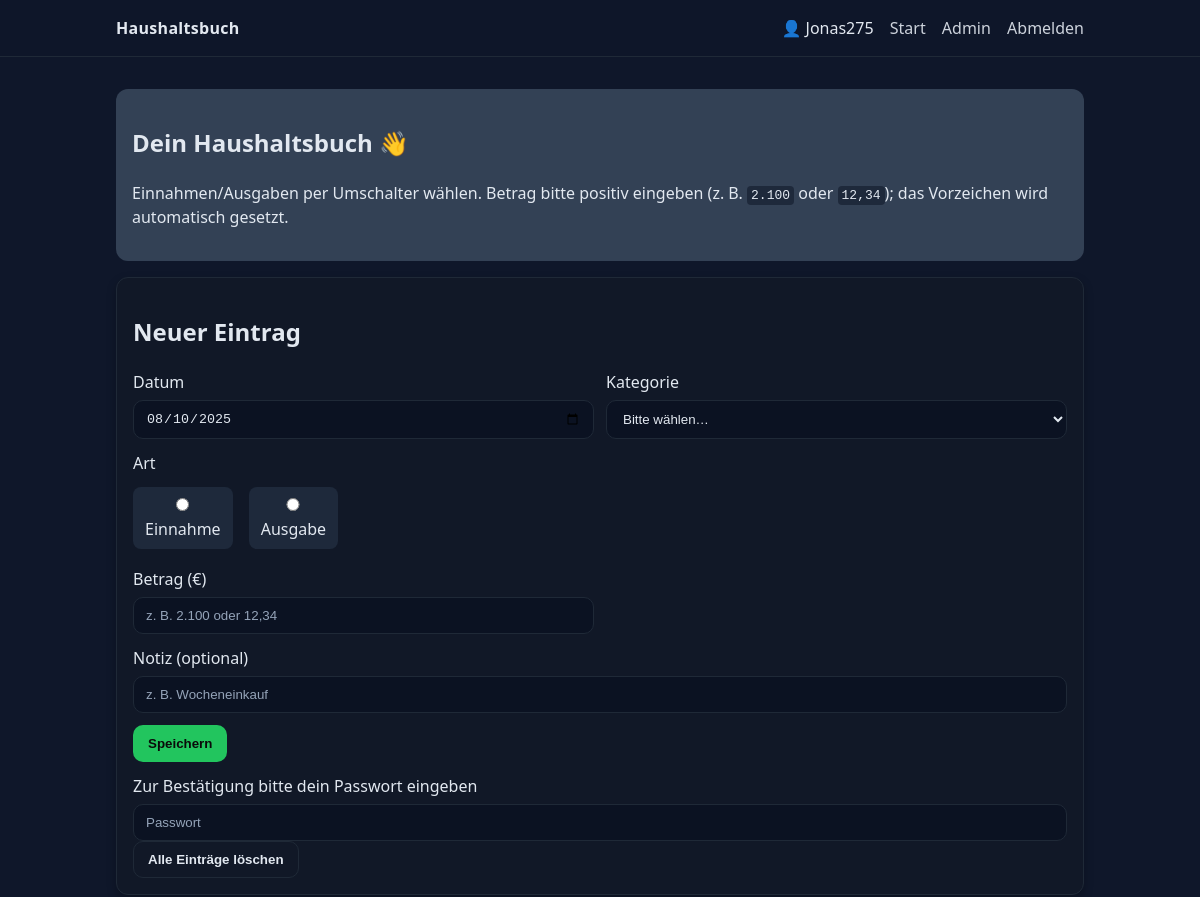
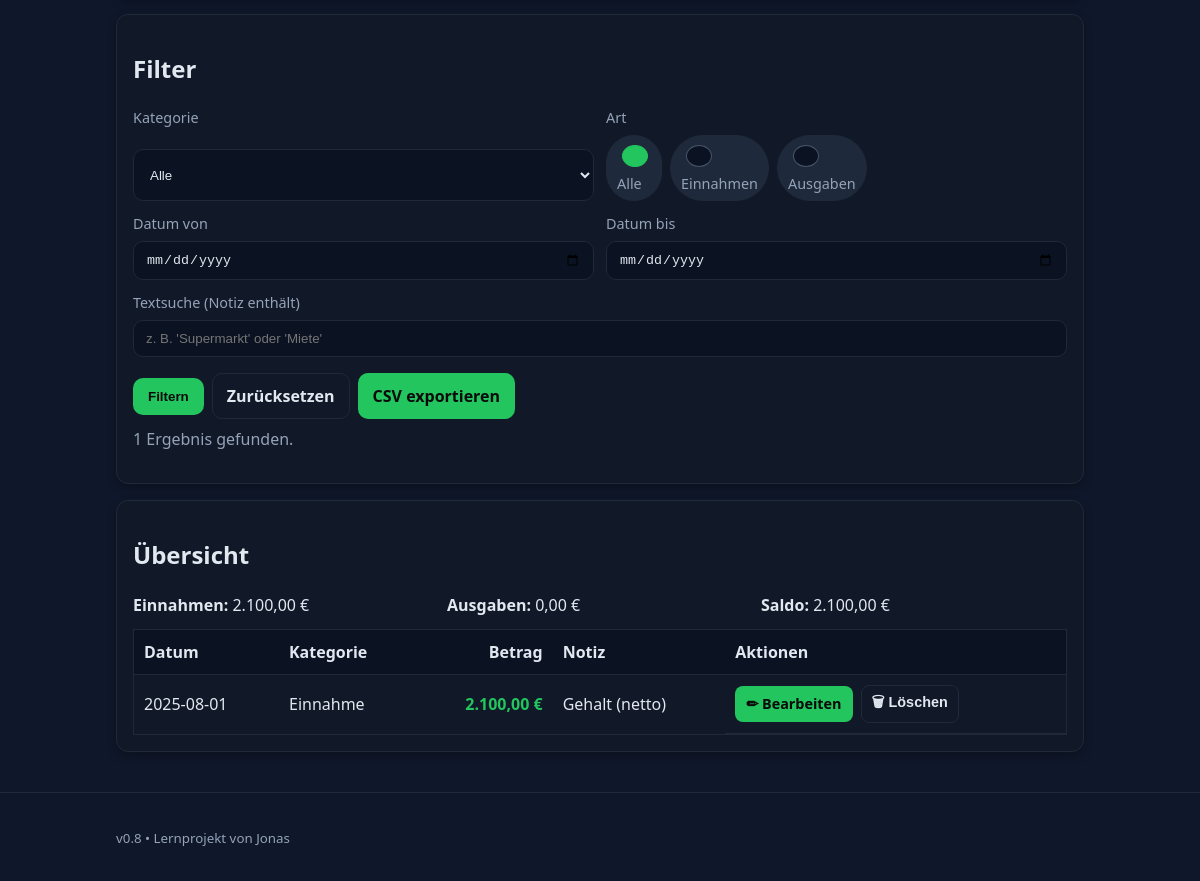
The page / (signed in) on the database its author committed (2 pictures, top to bottom).
### tables this page shows
CREATE TABLE users (
              id INTEGER PRIMARY KEY AUTOINCREMENT,
              email TEXT UNIQUE NOT NULL,
              name TEXT NOT NULL,
              password_hash TEXT NOT NULL,
              created_at TEXT DEFAULT CURRENT_TIMESTAMP
            , is_admin INTEGER DEFAULT 0);

CREATE TABLE entries (
                id INTEGER PRIMARY KEY AUTOINCREMENT,
                date TEXT NOT NULL,
                category TEXT NOT NULL,
                amount REAL NOT NULL,
                note TEXT,
                created_at TEXT DEFAULT CURRENT_TIMESTAMP
            , user_id INTEGER REFERENCES users(id));

### app.py (the view)
@app.get("/")
@login_required
def home():
    init_db()
    where_sql, params, filters = build_filter_from_args(request.args)
    entries = fetch_entries(where_sql, params)
    total_income, total_expense, balance = compute_totals(where_sql, params)
    query_str = request.query_string.decode("utf-8") if request.query_string else ""
    return render_template(
        "index.html",
        app_name="Haushaltsbuch",
        entries=entries,
        categories=CATEGORIES,
        today=date.today().isoformat(),
        total_income=total_income,
        total_expense=total_expense,
        balance=balance,
        filters=filters,
        result_count=len(entries),
        user=current_user,
        query_str=query_str,
    )

### app.py (called while the page is built)
@login_manager.user_loader
def load_user(user_id: str):
    u = get_user_by_id(user_id)
    if not u:
        return None
    return DBUser(u["id"], u["email"], u["name"], u.get("is_admin", 0))

def get_conn():
    conn = sqlite3.connect(DB_PATH)
    conn.row_factory = sqlite3.Row
    return conn

def bootstrap_admin_if_configured():
    if not ADMIN_EMAIL:
        return
    with get_conn() as conn:
        row = conn.execute(
            "SELECT id FROM users WHERE email = ?",
            (ADMIN_EMAIL.lower().strip(),)
        ).fetchone()
        if row:
            conn.execute("UPDATE users SET is_admin = 1 WHERE id = ?", (row["id"],))

def get_user_by_id(user_id: str):
    with get_conn() as conn:
        row = conn.execute("SELECT * FROM users WHERE id = ?", (user_id,)).fetchone()
        return dict(row) if row else None

def fetch_entries(where_sql: str = "", params: list | None = None):
    params = params or []
    with get_conn() as conn:
        rows = conn.execute(
            f"""
            SELECT id, date, category, amount, note
            FROM entries
            WHERE user_id = ?{(' AND ' + where_sql[7:]) if where_sql.startswith(' WHERE') else ''}
            ORDER BY id DESC
            """,
            [current_user.id] + params,
        ).fetchall()
        return [dict(r) for r in rows]

def compute_totals(where_sql: str = "", params: list | None = None):
    params = params or []
    with get_conn() as conn:
        row = conn.execute(
            f"""
            SELECT
              COALESCE(SUM(CASE WHEN amount > 0 THEN amount END), 0) AS income,
              COALESCE(SUM(CASE WHEN amount < 0 THEN amount END), 0) AS expense
            FROM entries
            WHERE user_id = ?{(' AND ' + where_sql[7:]) if where_sql.startswith(' WHERE') else ''}
            """,
            [current_user.id] + params,
        ).fetchone()
        income = float(row["income"])
        expense = float(row["expense"])  # negativ
        balance = income + expense
        return income, expense, balance

@app.template_filter("euro")
def format_euro(value) -> str:
    try:
        v = float(value)
    except Exception:
        return str(value)
    sign = "-" if v < 0 else ""
    v = abs(v)
    s = f"{v:,.2f}".replace(",", "X").replace(".", ",").replace("X", ".")
    return f"{sign}{s}"

### templates/index.html (shortened to what this page needs)
{% extends "base.html" %}
{% block content %}
  <section class="hero">
    <h1>Dein {{ app_name }} 👋</h1>
    <p>
      Einnahmen/Ausgaben per Umschalter wählen. Betrag bitte positiv eingeben
      (z. B. <code>2.100</code> oder <code>12,34</code>); das Vorzeichen wird automatisch gesetzt.
    </p>
  </section>
  <section class="card">
    <h2>Neuer Eintrag</h2>
    <form class="form-grid" action="{{ url_for('add_entry_route') }}" method="post" novalidate>
      <label>
        <span>Datum</span>
        <input type="date" name="date" value="{{ today }}" required>
      </label>
      <label>
        <span>Kategorie</span>
        <select name="category" required>
          <option value="" disabled selected>Bitte wählen…</option>
        </select>
      </label>
      <label class="full">
        <span>Art</span>
        <div class="type-toggle">
          <label><input type="radio" name="type" value="income"> Einnahme</label>
          <label><input type="radio" name="type" value="expense"> Ausgabe</label>
        </div>
      </label>
      <label>
        <span>Betrag (€)</span>
        <input type="text" name="amount" placeholder="z. B. 2.100 oder 12,34" inputmode="decimal" required>
      </label>
      <label class="full">
        <span>Notiz (optional)</span>
        <input type="text" name="note" placeholder="z. B. Wocheneinkauf">
      </label>
      <div class="actions">
        <button class="btn" type="submit">Speichern</button>
      </div>
    </form>
    <form action="{{ url_for('clear_entries') }}" method="post" style="margin-top:12px;">
      <div class="form-grid">
        <label class="full">
          <span>Zur Bestätigung bitte dein Passwort eingeben</span>
          <input type="password" name="password" placeholder="Passwort" required>
        </label>
      </div>
      <div class="actions">
        <button class="btn btn-ghost" type="submit"
                onclick="return confirm('Wirklich ALLE Einträge löschen? Dieser Vorgang kann nicht rückgängig gemacht werden.');">
          Alle Einträge löschen
        </button>
      </div>
    </form>
  </section>
  <section class="card">
    <h2>Filter</h2>
    <form class="filters" action="{{ url_for('home') }}" method="get">
      <label>
        <span>Kategorie</span>
        <select name="category">
          <option value="">Alle</option>
        </select>
      </label>
      <label>
        <span>Art</span>
        <div class="chip-toggle">
          <label class="chip">
            <input type="radio" name="type" value="" {% if not filters.type %}checked{% endif %}>
            <span>Alle</span>
          </label>
          <label class="chip">
            <input type="radio" name="type" value="income" {% if filters.type == 'income' %}checked{% endif %}>
            <span>Einnahmen</span>
          </label>
          <label class="chip">
            <input type="radio" name="type" value="expense" {% if filters.type == 'expense' %}checked{% endif %}>
            <span>Ausgaben</span>
          </label>
        </div>
      </label>
      <label>
        <span>Datum von</span>
        <input type="date" name="date_from" value="{{ filters.date_from }}">
      </label>
      <label>
        <span>Datum bis</span>
        <input type="date" name="date_to" value="{{ filters.date_to }}">
      </label>
      <label class="full">
        <span>Textsuche (Notiz enthält)</span>
        <input type="text" name="q" placeholder="z. B. 'Supermarkt' oder 'Miete'" value="{{ filters.q }}">
      </label>
      <div class="actions">
        <button class="btn" type="submit">Filtern</button>
        <a class="btn btn-ghost" href="{{ url_for('home') }}">Zurücksetzen</a>
        <a class="btn" href="{{ url_for('export_csv') }}{% if query_str %}?{{ query_str }}{% endif %}">
          CSV exportieren
        </a>
      </div>
    </form>
    <p class="muted" style="margin-top:8px;">{{ result_count }} Ergebnis{{ '' if result_count == 1 else 'se' }} gefunden.</p>
  </section>
  <section class="card">
    <h2>Übersicht</h2>
    <div class="summary">
      <div><strong>Einnahmen:</strong> {{ total_income|euro }} €</div>
      <div><strong>Ausgaben:</strong> {{ total_expense|euro }} €</div>
      <div><strong>Saldo:</strong> {{ balance|euro }} €</div>
    </div>
    {% if entries and entries|length > 0 %}
      <div class="table-wrapper">
        <table class="table">
          <thead>
            <tr>
              <th>Datum</th>
              <th>Kategorie</th>
              <th class="right">Betrag</th>
              <th>Notiz</th>
              <th>Aktionen</th>
            </tr>
          </thead>
          <tbody>
            {% for e in entries %}
              <tr>
                <td>{{ e.date }}</td>
                <td>{{ e.category }}</td>
                <td class="right {{ 'neg' if e.amount < 0 else 'pos' }}">
                  {{ e.amount|euro }} €
                </td>
                <td>{{ e.note }}</td>
                <td class="actions">
                  <a class="btn btn-small" href="{{ url_for('edit_entry', entry_id=e.id) }}">✏ Bearbeiten</a>
                  <form action="{{ url_for('delete_entry_route', entry_id=e.id) }}" method="post" style="display:inline;" onsubmit="return confirm('Diesen Eintrag wirklich löschen?');">
                    <button class="btn btn-small btn-ghost" type="submit">🗑 Löschen</button>
                  </form>
                </td>
              </tr>
            {% endfor %}
          </tbody>
        </table>
      </div>
    {% else %}
      <p class="muted">Keine Einträge für die aktuelle Filterauswahl.</p>
    {% endif %}
  </section>
{% endblock %}

### templates/base.html (shortened to what this page needs)
<!doctype html>
<html lang="de">
<head>
  <link rel="stylesheet" href="{{ url_for('static', filename='styles.css') }}?v=08">
</head>
<body>
  <header class="site-header">
    <div class="container header-inner">
      <div class="brand">{{ app_name or "Haushaltsbuch" }}</div>
      <nav class="nav">
        {% if current_user.is_authenticated %}
          <span class="nav-user">👤 {{ current_user.name }}</span>
          <a href="{{ url_for('home') }}" class="nav-link">Start</a>
          {% if current_user.is_admin %}
           <a href="{{ url_for('admin_users') }}" class="nav-link">Admin</a>
          {% endif %}
          <a href="{{ url_for('logout') }}" class="nav-link">Abmelden</a>
        {% else %}
         <a href="{{ url_for('login') }}" class="nav-link">Anmelden</a>
         <a href="{{ url_for('register') }}" class="nav-link">Registrieren</a>
        {% endif %}
      </nav>
    </div>
  </header>
  <main class="container">
    {% block content %}{% endblock %}
  </main>
  <footer class="site-footer">
    <div class="container">
      <small>v0.8 • Lernprojekt von Jonas</small>
    </div>
  </footer>
</body>
</html>

### static/styles.css (style rules this page uses)
:root { --bg:#0f172a; --fg:#e2e8f0; --muted:#94a3b8; --accent:#22c55e; --card:#111827; --border:#1f2937; }
* { box-sizing:border-box; }
html,body { margin:0; padding:0; background:var(--bg); color:var(--fg); font-family:system-ui,-apple-system,"Segoe UI",Roboto,Arial,sans-serif; line-height:1.5; }
a { color:#38bdf8; text-decoration:none; }
code { background:#1e293b; padding:2px 4px; border-radius:4px; }
.container { width:100%; max-width:1000px; margin:0 auto; padding:16px; }
.site-header { border-bottom:1px solid var(--border); position:sticky; top:0; z-index:10; background:rgba(15,23,42,.9); backdrop-filter:blur(6px); }
.header-inner { display:flex; align-items:center; justify-content:space-between; }
.brand { font-weight:700; letter-spacing:.3px; }
.nav .nav-link { color:var(--fg); margin-left:12px; opacity:.9; }
.site-footer { border-top:1px solid var(--border); margin-top:24px; padding:16px 0; color:var(--muted); }
.hero { margin-top:16px; padding:16px; background:#334155; border-radius:12px; }
.card { background:var(--card); border:1px solid var(--border); border-radius:12px; padding:16px; margin-top:16px; box-shadow:0 4px 10px rgba(0,0,0,.25); }
.btn { display:inline-block; padding:10px 14px; background:var(--accent); color:#0a0a0a; border-radius:10px; font-weight:600; border:1px solid transparent; cursor:pointer; }
.btn-ghost { background:transparent; color:var(--fg); border:1px solid var(--border); }
.btn-small { padding:6px 10px; border-radius:8px; font-weight:600; font-size:.9rem; }
.form-grid { display:grid; grid-template-columns:1fr 1fr; gap:12px; }
.form-grid label { display:grid; gap:6px; }
.form-grid label.full { grid-column:1 / -1; }
.form-grid input,.form-grid select { background:#0b1222; color:var(--fg); border:1px solid var(--border); border-radius:10px; padding:10px 12px; }
.form-grid input::placeholder { color:var(--muted); }
.type-toggle { display:flex; gap:16px; padding:6px 0; flex-wrap:wrap; }
.type-toggle label { background:#1e293b; padding:8px 12px; border-radius:8px; cursor:pointer; }
.type-toggle input[type="radio"] { margin-right:6px; }
.filters { display:grid; grid-template-columns:1fr 1fr; gap:12px; }
.filters label { display:grid; gap:6px; }
.filters label.full { grid-column:1 / -1; }
.filters span { color:var(--muted); font-size:.9rem; }
.filters input, .filters select { background:#0b1222; color:var(--fg); border:1px solid var(--border); border-radius:10px; padding:10px 12px; }
.chip-toggle { display:flex; flex-wrap:wrap; gap:8px; }
.chip { background:#1e293b; border:1px solid var(--border); color:var(--fg); border-radius:999px; padding:6px 10px; display:inline-flex; align-items:center; gap:8px; cursor:pointer; user-select:none; }
.chip input { appearance:none; width:12px; height:12px; border-radius:50%; border:1px solid #475569; display:inline-block; position:relative; }
.chip input:checked { background:var(--accent); border-color:var(--accent); }
.chip span { font-size:.9rem; }
.filters .actions { display:flex; gap:8px; margin-top:4px; }
.summary { display:grid; gap:8px; margin-bottom:12px; }
@media (min-width:640px) { .summary { grid-template-columns:repeat(3,1fr); } }
.table-wrapper { overflow-x:auto; }
.table { width:100%; border-collapse:collapse; border:1px solid var(--border); }
.table th,.table td { padding:10px; border-bottom:1px solid var(--border); }
.table th { text-align:left; background:#0b1222; }
.table .right { text-align:right; }
.table .pos { color:#22c55e; font-weight:600; }
.table th:last-child,.table td:last-child { white-space:nowrap; }
.actions { display:flex; gap:8px; align-items:center; }
.muted { color:var(--muted); }

### rows shown on the page
users: name "Jonas275"
entries: date "2025-08-01", category "Einnahme", amount|euro "2.100,00", note "Gehalt (netto)"

### other values the page prints
{{ app_name or "Haushaltsbuch" }} "Haushaltsbuch"
{{ app_name }} "Haushaltsbuch"
{{ result_count }} "1"
{{ total_income|euro }} "2.100,00"
{{ total_expense|euro }} "0,00"
{{ balance|euro }} "2.100,00"
